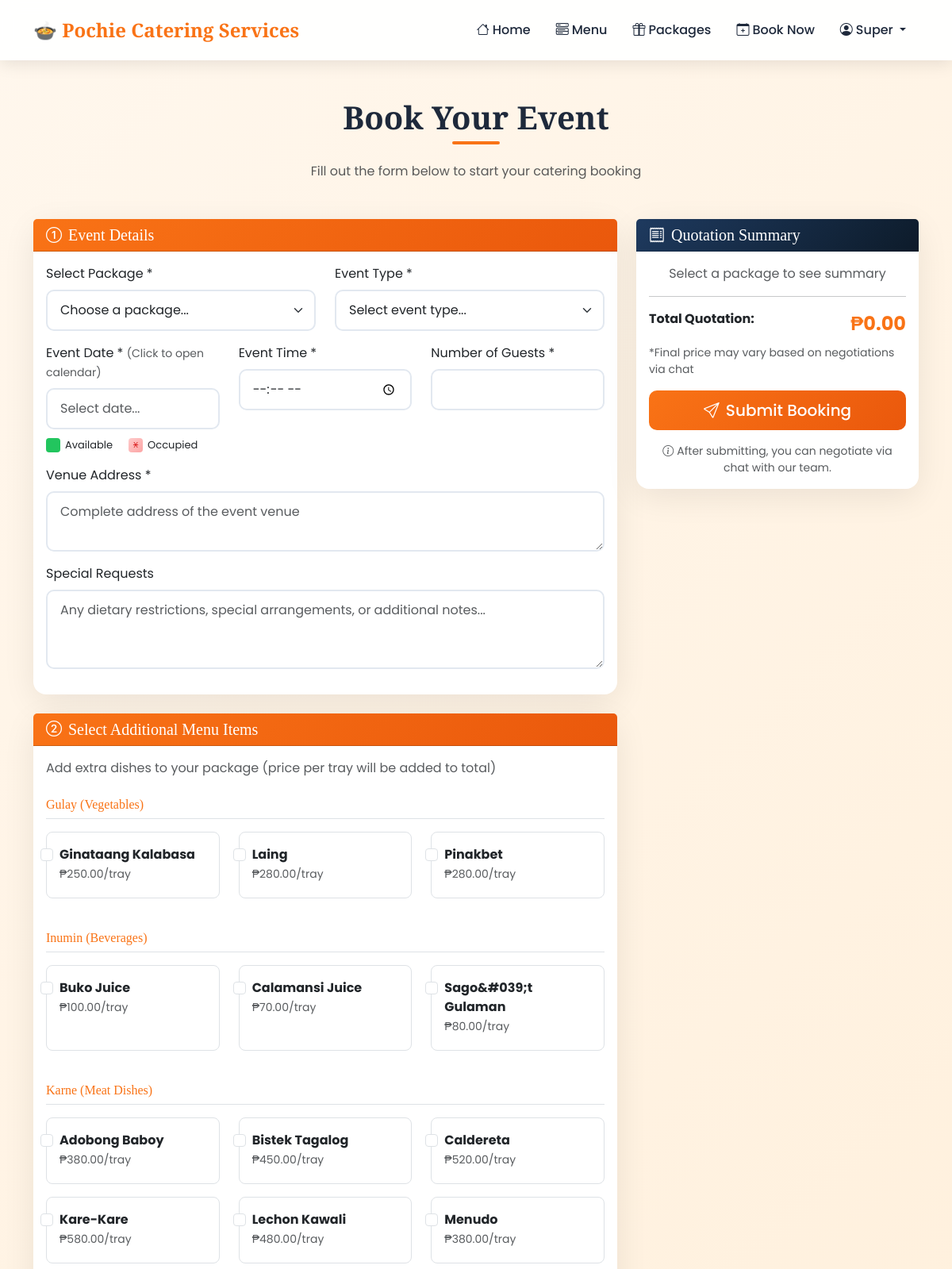
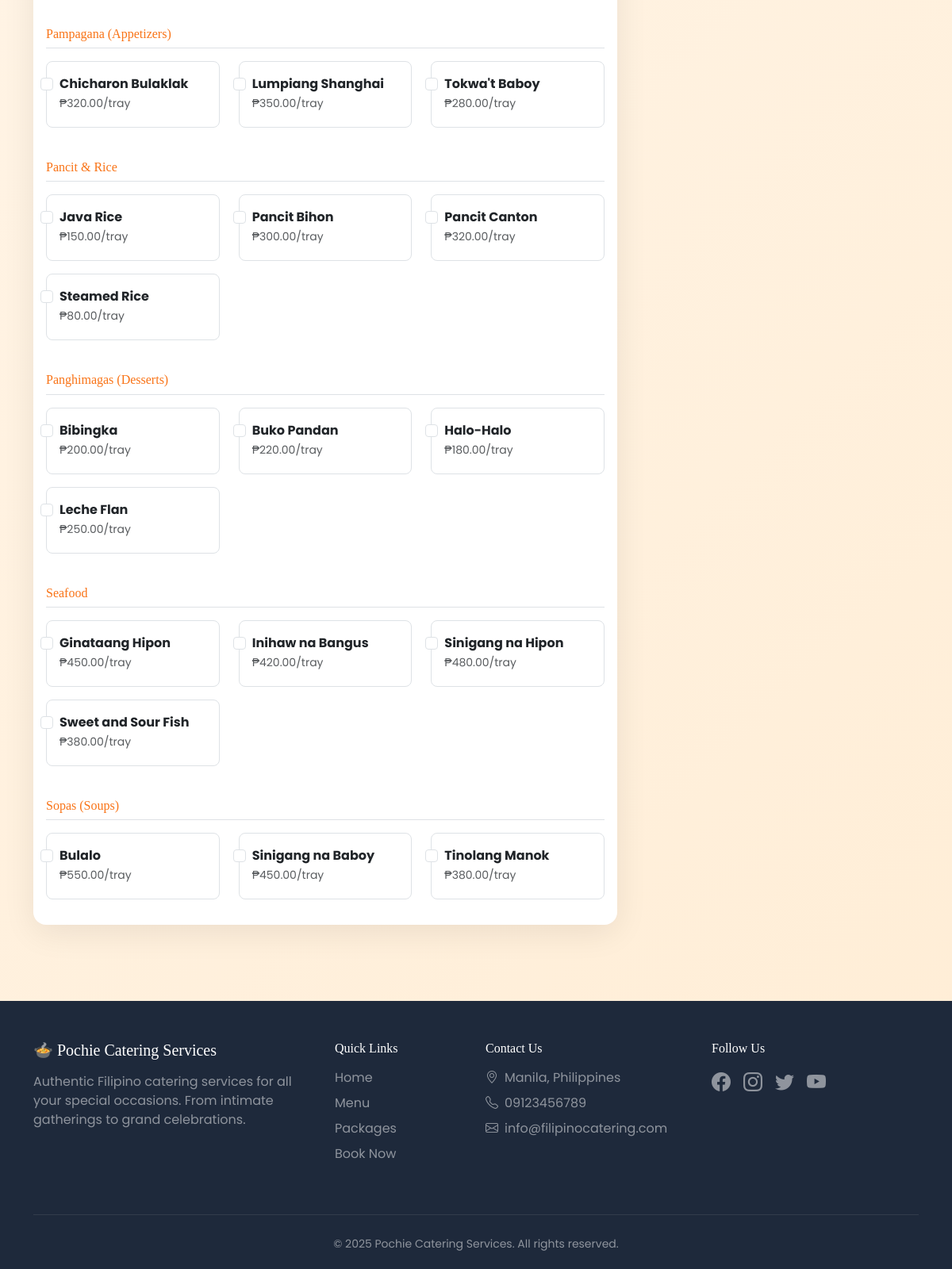
Page /book.php (signed in) on the committed database (2 pictures, top to bottom).
### tables this page shows
CREATE TABLE `users` (
  `id` int(11) NOT NULL,
  `email` varchar(100) NOT NULL,
  `password` varchar(255) NOT NULL,
  `first_name` varchar(50) NOT NULL,
  `last_name` varchar(50) NOT NULL,
  `phone` varchar(20) DEFAULT NULL,
  `address` text DEFAULT NULL,
  `role` enum('customer','staff','admin','super_admin') DEFAULT 'customer',
  `profile_image` varchar(255) DEFAULT NULL,
  `is_active` tinyint(1) DEFAULT 1,
  `created_at` timestamp NOT NULL DEFAULT current_timestamp(),
  `updated_at` timestamp NOT NULL DEFAULT current_timestamp() ON UPDATE current_timestamp(),
  `email_verified` tinyint(1) DEFAULT 0
);

CREATE TABLE `menu_items` (
  `id` int(11) NOT NULL,
  `category_id` int(11) DEFAULT NULL,
  `name` varchar(100) NOT NULL,
  `description` text DEFAULT NULL,
  `price` decimal(10,2) NOT NULL,
  `image` varchar(255) DEFAULT NULL,
  `is_available` tinyint(1) DEFAULT 1,
  `is_featured` tinyint(1) DEFAULT 0,
  `created_at` timestamp NOT NULL DEFAULT current_timestamp()
);

CREATE TABLE `menu_categories` (
  `id` int(11) NOT NULL,
  `name` varchar(100) NOT NULL,
  `description` text DEFAULT NULL,
  `image` varchar(255) DEFAULT NULL,
  `is_active` tinyint(1) DEFAULT 1,
  `created_at` timestamp NOT NULL DEFAULT current_timestamp()
);

### config/functions.php (called while the page is built, shortened)
<?php
function url($path) {
    return BASE_URL . '/' . ltrim($path, '/');
}
function isLoggedIn() {
    return isset($_SESSION['user_id']);
}
function getCurrentUser($conn) {
    $id = $_SESSION['user_id'];
    $result = $conn->query("SELECT * FROM users WHERE id = $id");
    return $result->fetch_assoc();
}
function getSettings($conn) {
    $settings = [];
    $result = $conn->query("SELECT setting_key, setting_value FROM settings");
    if ($result) {
        while ($row = $result->fetch_assoc()) {
            $settings[$row['setting_key']] = $row['setting_value'];
        }
    }
    return $settings;
}
function formatPrice($price) {
    return '₱' . number_format($price, 2);
}
?>

### book.php (the view, shortened to what this page needs)
<?php
require_once 'includes/header.php';
$menuItems = $conn->query("SELECT m.*, c.name as category_name FROM menu_items m LEFT JOIN menu_categories c ON m.category_id = c.id WHERE m.is_available = 1 ORDER BY c.name, m.name");
?>
<link rel="stylesheet" href="https://cdn.jsdelivr.net/npm/flatpickr/dist/flatpickr.min.css">
<link rel="stylesheet" href="https://cdn.jsdelivr.net/npm/flatpickr/dist/themes/material_orange.css">
<div class="container py-5">
    <div class="text-center mb-5">
        <h1 class="section-title">Book Your Event</h1>
        <p class="text-muted mt-4">Fill out the form below to start your catering booking</p>
    </div>
    <form method="POST" id="bookingForm">
        <div class="row">
            <div class="col-lg-8">
                <div class="card mb-4">
                    <div class="card-header text-white" style="background: linear-gradient(135deg, #f97316, #ea580c);">
                        <h5 class="mb-0"><i class="bi bi-1-circle me-2"></i>Event Details</h5>
                    </div>
                    <div class="card-body">
                        <div class="row">
                            <div class="col-md-6 mb-3">
                                <label class="form-label">Select Package *</label>
                                <select name="package_id" id="packageSelect" class="form-select" required>
                                    <option value="">Choose a package...</option>
                                </select>
                            </div>
                            <div class="col-md-6 mb-3">
                                <label class="form-label">Event Type *</label>
                                <select name="event_type" class="form-select" required>
                                    <option value="">Select event type...</option>
                                </select>
                            </div>
                        </div>
                        <div class="row">
                            <div class="col-md-4 mb-3">
                                <label class="form-label">Event Date * <small class="text-muted">(Click to open calendar)</small></label>
                                <input type="text" name="event_date" id="eventDate" class="form-control" required
                                       placeholder="Select date..." readonly>
                                <div class="date-legend">
                                    <div class="date-legend-item">
                                        <div class="legend-box legend-available"></div>
                                        <span>Available</span>
                                    </div>
                                    <div class="date-legend-item">
                                        <div class="legend-box legend-occupied">X</div>
                                        <span>Occupied</span>
                                    </div>
                                </div>
                            </div>
                            <div class="col-md-4 mb-3">
                                <label class="form-label">Event Time *</label>
                                <input type="time" name="event_time" class="form-control" required>
                            </div>
                            <div class="col-md-4 mb-3">
                                <label class="form-label">Number of Guests *</label>
                                <input type="number" name="number_of_guests" id="guestCount" class="form-control" required min="20">
                            </div>
                        </div>
                        <div class="mb-3">
                            <label class="form-label">Venue Address *</label>
                            <textarea name="venue_address" class="form-control" rows="2" required placeholder="Complete address of the event venue"></textarea>
                        </div>
                        <div class="mb-3">
                            <label class="form-label">Special Requests</label>
                            <textarea name="special_requests" class="form-control" rows="3" placeholder="Any dietary restrictions, special arrangements, or additional notes..."></textarea>
                        </div>
                    </div>
                </div>
                <div class="card">
                    <div class="card-header text-white" style="background: linear-gradient(135deg, #f97316, #ea580c);">
                        <h5 class="mb-0"><i class="bi bi-2-circle me-2"></i>Select Additional Menu Items</h5>
                    </div>
                    <div class="card-body">
                        <p class="text-muted mb-4">Add extra dishes to your package (price per tray will be added to total)</p>
                        <?php
                        $menuItems->data_seek(0);
                        $currentCat = '';
                        while($item = $menuItems->fetch_assoc()):
                            if ($currentCat !== $item['category_name']):
                                if ($currentCat !== '') echo '</div>';
                                $currentCat = $item['category_name'];
                        ?>
                        <h6 class="mt-4 mb-3 border-bottom pb-2" style="color: var(--primary);">
                            <?= htmlspecialchars($currentCat) ?>
                        </h6>
                        <div class="row">
                        <?php endif; ?>
                            <div class="col-md-6 col-lg-4 mb-3">
                                <div class="form-check border rounded-3 p-3 h-100 menu-item-card" data-item-id="<?= $item['id'] ?>">
                                    <input class="form-check-input menu-item" type="checkbox"
                                           name="menu_items[]" value="<?= $item['id'] ?>"
                                           id="item<?= $item['id'] ?>"
                                           data-price="<?= $item['price'] ?>"
                                           data-name="<?= htmlspecialchars($item['name']) ?>">
                                    <label class="form-check-label w-100" for="item<?= $item['id'] ?>">
                                        <strong><?= htmlspecialchars($item['name']) ?></strong>
                                        <br><small class="text-muted"><?= formatPrice($item['price']) ?>/tray</small>
                                    </label>
                                </div>
                            </div>
                        <?php endwhile; ?>
                        </div>
                    </div>
                </div>
            </div>
            <div class="col-lg-4">
                <div class="card sticky-top" style="top: 100px;">
                    <div class="card-header" style="background: linear-gradient(135deg, #1e3a5f, #0d1b2a); color: white;">
                        <h5 class="mb-0"><i class="bi bi-receipt me-2"></i>Quotation Summary</h5>
                    </div>
                    <div class="card-body">
                        <div id="summaryContent">
                            <p class="text-muted text-center">Select a package to see summary</p>
                        </div>
                        <hr>
                        <div class="d-flex justify-content-between mb-2">
                            <strong>Total Quotation:</strong>
                            <strong class="fs-4" style="color: var(--primary);" id="totalAmount">₱0.00</strong>
                        </div>
                        <small class="text-muted d-block mb-3">*Final price may vary based on negotiations via chat</small>
                        <button type="submit" class="btn btn-primary w-100 btn-lg">
                            <i class="bi bi-send me-2"></i>Submit Booking
                        </button>
                        <p class="text-muted small text-center mt-3 mb-0">
                            <i class="bi bi-info-circle me-1"></i>After submitting, you can negotiate via chat with our team.
                        </p>
                    </div>
                </div>
            </div>
        </div>
    </form>
</div>
<?php require_once 'includes/footer.php'; ?>

### includes/header.php (shortened to what this page needs)
<?php
require_once __DIR__ . '/../config/functions.php';
$settings = getSettings($conn);
$currentUser = getCurrentUser($conn);
?>
<!DOCTYPE html>
<html lang="en">
<head>
    <link href="https://cdn.jsdelivr.net/npm/bootstrap@5.3.2/dist/css/bootstrap.min.css" rel="stylesheet">
    <link href="https://cdn.jsdelivr.net/npm/bootstrap-icons@1.11.1/font/bootstrap-icons.css" rel="stylesheet">
</head>
<body>
    <nav class="navbar navbar-expand-lg sticky-top">
        <div class="container">
            <a class="navbar-brand" href="<?= url('index.php') ?>">
                🍲 <?= $settings['site_name'] ?? 'Filipino Catering' ?>
            </a>
            <div class="collapse navbar-collapse" id="navbarNav">
                <ul class="navbar-nav ms-auto align-items-center">
                    <li class="nav-item">
                        <a class="nav-link" href="<?= url('index.php') ?>"><i class="bi bi-house me-1"></i>Home</a>
                    </li>
                    <li class="nav-item">
                        <a class="nav-link" href="<?= url('menu.php') ?>"><i class="bi bi-menu-button-wide me-1"></i>Menu</a>
                    </li>
                    <li class="nav-item">
                        <a class="nav-link" href="<?= url('packages.php') ?>"><i class="bi bi-gift me-1"></i>Packages</a>
                    </li>
                    <?php if (isLoggedIn()): ?>
                        <li class="nav-item">
                            <a class="nav-link" href="<?= url('book.php') ?>"><i class="bi bi-calendar-plus me-1"></i>Book Now</a>
                        </li>
                        <li class="nav-item dropdown">
                            <a class="nav-link dropdown-toggle" href="#" data-bs-toggle="dropdown">
                                <i class="bi bi-person-circle me-1"></i><?= htmlspecialchars($currentUser['first_name'] ?? 'User') ?>
                            </a>
                        </li>
                    <?php endif; ?>
                </ul>
            </div>
        </div>
    </nav>

### includes/header.php (style rules this page uses)
:root { --primary: #f97316; --primary-dark: #ea580c; --secondary: #1e3a5f; --accent: #22c55e; --cream: #fffbeb; --dark: #1e293b; }
body { font-family: 'Poppins', sans-serif; background: linear-gradient(135deg, #fff7ed 0%, #ffedd5 100%); min-height: 100vh; }
h1, h2, h3, h4, h5, h6 { font-family: 'Playfair Display', serif; }
.navbar { background: rgba(255, 255, 255, 0.95); backdrop-filter: blur(10px); box-shadow: 0 4px 20px rgba(0,0,0,0.1); padding: 15px 0; }
.navbar-brand { font-family: 'Playfair Display', serif; font-size: 1.5rem; font-weight: 700; color: var(--primary) !important; }
.nav-link { color: var(--dark) !important; font-weight: 500; margin: 0 8px; transition: all 0.3s; }
.btn-primary { background: linear-gradient(135deg, var(--primary) 0%, var(--primary-dark) 100%); border: none; font-weight: 500; border-radius: 10px; padding: 10px 25px; }
.card { border: none; border-radius: 16px; box-shadow: 0 10px 40px rgba(0,0,0,0.08); transition: transform 0.3s, box-shadow 0.3s; }
.section-title { position: relative; display: inline-block; color: var(--dark); font-weight: 700; }
.section-title::after { content: ''; position: absolute; bottom: -10px; left: 50%; transform: translateX(-50%); width: 60px; height: 4px; background: var(--primary); border-radius: 2px; }
.form-control, .form-select { border-radius: 10px; border: 2px solid #e2e8f0; padding: 12px 16px; transition: all 0.2s; }

### book.php (style rules this page uses)
.date-legend { display: flex; gap: 20px; margin-top: 10px; font-size: 13px; }
.date-legend-item { display: flex; align-items: center; gap: 6px; }
.legend-box { width: 18px; height: 18px; border-radius: 4px; }
.legend-available { background: #22c55e; }
.legend-occupied { background: linear-gradient(135deg, #fecaca 0%, #fca5a5 100%); text-decoration: line-through; color: #dc2626; font-size: 10px; display: flex; align-items: center; justify-content: center; }

### rows in the picture
users: first_name "Super"
menu_items: category.name "Gulay (Vegetables)", name "Ginataang Kalabasa", price "₱250.00"
menu_items: name "Laing", price "₱280.00"
menu_items: name "Pinakbet", price "₱280.00"
menu_items: category.name "Inumin (Beverages)", name "Buko Juice", price "₱100.00"
menu_items: name "Calamansi Juice", price "₱70.00"
menu_items: name "Sago&#039;t Gulaman", price "₱80.00"
menu_items: category.name "Karne (Meat Dishes)", name "Adobong Baboy", price "₱380.00"
menu_items: name "Bistek Tagalog", price "₱450.00"
menu_items: name "Caldereta", price "₱520.00"
menu_items: name "Kare-Kare", price "₱580.00"
menu_items: name "Lechon Kawali", price "₱480.00"
menu_items: name "Menudo", price "₱380.00"
menu_items: category.name "Pampagana (Appetizers)", name "Chicharon Bulaklak", price "₱320.00"
menu_items: name "Lumpiang Shanghai", price "₱350.00"
menu_items: name "Tokwa't Baboy", price "₱280.00"
menu_items: category.name "Pancit & Rice", name "Java Rice", price "₱150.00"
menu_items: name "Pancit Bihon", price "₱300.00"
menu_items: name "Pancit Canton", price "₱320.00"
menu_items: name "Steamed Rice", price "₱80.00"
menu_items: category.name "Panghimagas (Desserts)", name "Bibingka", price "₱200.00"
menu_items: name "Buko Pandan", price "₱220.00"
menu_items: name "Halo-Halo", price "₱180.00"
menu_items: name "Leche Flan", price "₱250.00"
menu_items: category.name "Seafood", name "Ginataang Hipon", price "₱450.00"
menu_items: name "Inihaw na Bangus", price "₱420.00"
menu_items: name "Sinigang na Hipon", price "₱480.00"
menu_items: name "Sweet and Sour Fish", price "₱380.00"
menu_items: category.name "Sopas (Soups)", name "Bulalo", price "₱550.00"
menu_items: name "Sinigang na Baboy", price "₱450.00"
menu_items: name "Tinolang Manok", price "₱380.00"

### other values in the picture
$settings['site_name'] "Pochie Catering Services"
$settings['site_address'] "Manila, Philippines"
$settings['site_phone'] "09123456789"
$settings['site_email'] "info@filipinocatering.com"
